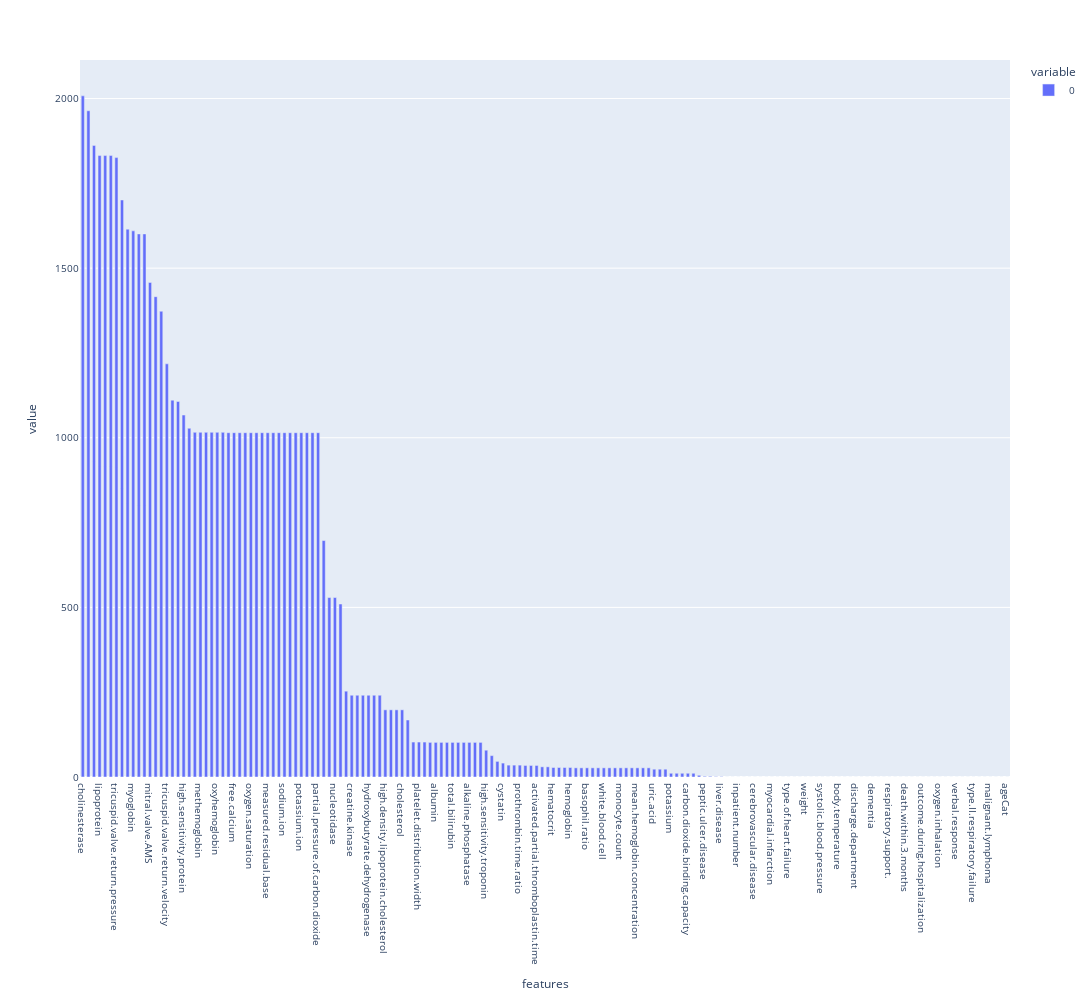

Notebook code cell kept with this figure:
### Code cell
fig = px.bar(missing_values_counts, height=1000, width=2500, labels={'index': 'features'})
fig.update_layout(font_size=10, bargroupgap=0.3)
fig.show()

### Figure 1 — Plotly figure (JSON) as saved in the notebook; plotly's stock layout.template omitted (floating-point values rounded to 4 significant figures; data arrays with more than 128 entries replaced by an {"elided": "..."} marker saying what was removed)
{"data": [{"alignmentgroup": "True", "hovertemplate": "variable=0<br>features=%{x}<br>value=%{y}<extra></extra>", "legendgroup": "0", "marker": {"color": "#636efa", "pattern": {"shape": ""}}, "name": "0", "offsetgroup": "0", "orientation": "v", "showlegend": true, "textposition": "auto", "type": "bar", "x": {"elided": "166 str values"}, "xaxis": "x", "y": {"elided": "166 int values"}, "yaxis": "y"}], "layout": {"bargroupgap": 0.3, "barmode": "relative", "font": {"size": 10}, "height": 1000, "legend": {"title": {"text": "variable"}, "tracegroupgap": 0}, "margin": {"t": 60}, "width": 2500, "xaxis": {"anchor": "y", "domain": [0, 1], "title": {"text": "features"}}, "yaxis": {"anchor": "x", "domain": [0, 1], "title": {"text": "value"}}}}
